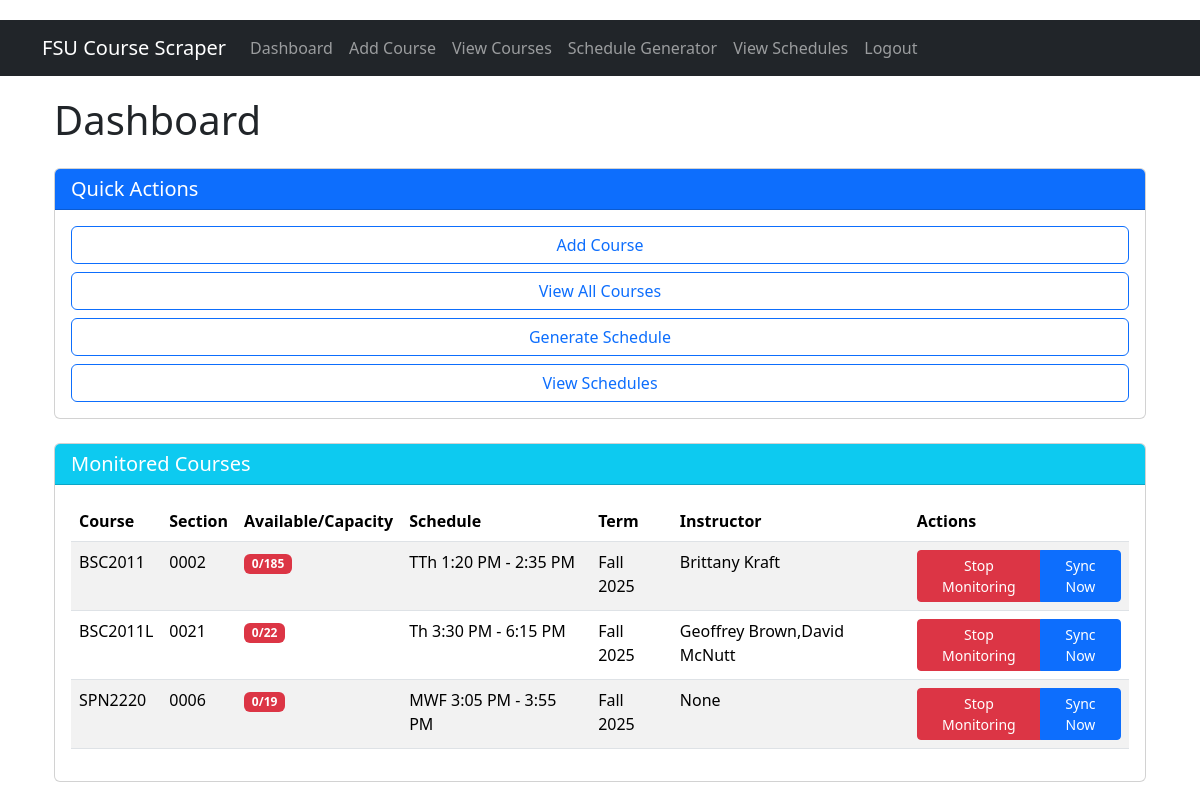
/dashboard (signed in), run on the app's committed database.
### tables this page shows
CREATE TABLE monitored_courses (
                id INTEGER PRIMARY KEY AUTOINCREMENT,
                username TEXT,
                courseCode TEXT,      -- Subject code (e.g., 'MAC')
                section TEXT,         -- Combined course-section (e.g., '2311-001')
                year TEXT NOT NULL DEFAULT '2025',
                term TEXT NOT NULL DEFAULT 'Spring',
                FOREIGN KEY (username) REFERENCES users(username),
                UNIQUE(username, courseCode, section)
            );

### app.py (the view)
@app.route('/dashboard')
def dashboard():
    if 'username' not in session:
        return redirect(url_for('index'))
    conn = get_db_connection()
    cursor = conn.cursor()
    cursor.execute("""
        SELECT mc.id, mc.courseCode, mc.section, c.seatsCapacity, c.seatsAvailable,
               c.days, c.startTime, c.endTime, c.location, c.year, c.term,
               GROUP_CONCAT(i.instructorName) as instructors
        FROM monitored_courses mc
        LEFT JOIN courses c ON mc.courseCode = c.courseCode AND mc.section = c.section
        LEFT JOIN course_instructors ci ON c.id = ci.course_id
        LEFT JOIN instructors i ON ci.instructor_id = i.id
        WHERE mc.username = ?
        GROUP BY mc.id
        ORDER BY mc.courseCode
    """, (session['username'],))
    monitored_courses = cursor.fetchall()
    conn.close()
    return render_template('dashboard.html', monitored_courses=monitored_courses)

### app.py (called while the page is built)
def get_db_connection():
    conn = sqlite3.connect('fsu_courses.db')
    conn.row_factory = sqlite3.Row
    return conn

### templates/dashboard.html (shortened to what this page needs)
{% extends "base.html" %}
{% block content %}
<div class="container">
    <h1 class="mb-4">Dashboard</h1>
    <div class="row mb-4">
        <div class="col">
            <div class="card">
                <div class="card-header bg-primary text-white">
                    <h5 class="card-title mb-0">Quick Actions</h5>
                </div>
                <div class="card-body">
                    <div class="d-grid gap-2">
                        <a href="{{ url_for('add_course') }}" class="btn btn-outline-primary">Add Course</a>
                        <a href="{{ url_for('view_courses') }}" class="btn btn-outline-primary">View All Courses</a>
                        <a href="{{ url_for('schedule_generator') }}" class="btn btn-outline-primary">Generate Schedule</a>
                        <a href="{{ url_for('saved_schedules') }}" class="btn btn-outline-primary">View Schedules</a>
                    </div>
                </div>
            </div>
        </div>
    </div>
    <div class="row">
        <div class="col">
            <div class="card">
                <div class="card-header bg-info text-white d-flex justify-content-between align-items-center">
                    <h5 class="card-title mb-0">Monitored Courses</h5>
                </div>
                <div class="card-body">
                    {% if monitored_courses %}
                        <div class="table-responsive">
                            <table class="table table-striped table-hover">
                                <thead>
                                    <tr>
                                        <th>Course</th>
                                        <th>Section</th>
                                        <th>Available/Capacity</th>
                                        <th>Schedule</th>
                                        <th>Term</th>
                                        <th>Instructor</th>
                                        <th>Actions</th>
                                    </tr>
                                </thead>
                                <tbody>
                                    {% for course in monitored_courses %}
                                    <tr id="course-{{ course.courseCode }}-{{ course.section }}"
                                        class="{% if highlight_course == course.courseCode + '-' + course.section %}highlight-row{% endif %}
                                               {% if course.seatsAvailable > 0 %}has-seats{% endif %}">
                                        <td>{{ course.courseCode }}</td>
                                        <td>{{ course.section }}</td>
                                        <td>
                                            {% if course.seatsCapacity %}
                                                {% if course.seatsAvailable > 0 %}
                                                <span class="badge bg-success">{{ course.seatsAvailable }}/{{ course.seatsCapacity }}</span>
                                                {% else %}
                                                <span class="badge bg-danger">{{ course.seatsAvailable }}/{{ course.seatsCapacity }}</span>
                                                {% endif %}
                                            {% else %}
                                                N/A
                                            {% endif %}
                                        </td>
                                        <td>
                                            {% if course.days %}
                                                {{ course.days }}
                                                <span class="formatted-time" data-start-time="{{ course.startTime }}" data-end-time="{{ course.endTime }}">
                                                </span>
                                            {% else %}
                                                N/A
                                            {% endif %}
                                        </td>
                                        <td>{{ course.term }} {{ course.year }}</td>
                                        <td>{{ course.instructors }}</td>
                                        <td>
                                            <div class="btn-group" role="group">
                                                <button class="btn btn-sm btn-danger toggle-monitor-btn"
                                                        data-course-code="{{ course.courseCode }}"
                                                        data-section="{{ course.section }}"
                                                        data-monitoring="1">
                                                    Stop Monitoring
                                                </button>
                                                <button class="btn btn-sm btn-primary sync-course-btn"
                                                        data-course-code="{{ course.courseCode }}"
                                                        data-section="{{ course.section }}"
                                                        data-year="{{ course.year }}"
                                                        data-term="{{ course.term }}">
                                                    Sync Now
                                                </button>
                                            </div>
                                        </td>
                                    </tr>
                                    {% endfor %}
                                </tbody>
                            </table>
                        </div>
                    {% else %}
                        <div class="alert alert-info">
                            You are not monitoring any courses. Visit the <a href="{{ url_for('view_courses') }}">View Courses</a> page to start monitoring courses.
                        </div>
                    {% endif %}
                </div>
            </div>
        </div>
    </div>
</div>
{% endblock %}

### templates/base.html (style rules this page uses)
body { padding-top: 20px; }

### data on the page
monitored_courses: courseCode "BSC2011", section "0002", seatsAvailable "0", seatsCapacity "185", days "TTh", term "Fall", year "2025", instructors "Brittany Kraft"
monitored_courses: courseCode "BSC2011L", section "0021", seatsAvailable "0", seatsCapacity "22", days "Th", term "Fall", year "2025", instructors "Geoffrey Brown,David McNutt"
monitored_courses: courseCode "SPN2220", section "0006", seatsAvailable "0", seatsCapacity "19", days "MWF", term "Fall", year "2025", instructors "None"
